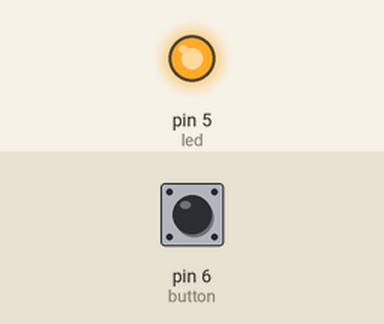
A sketch run on a simulated Arduino Uno, built with avr-gcc and run on an emulated ATmega328P. On the bench: output pins drawn as LEDs (lit = HIGH). Inputs (shaded band) come from the test bench; at power-on: pin 6 (button) HIGH.

Above: at 1.2 s.
1.3 s: pin 6 (button) pulled LOW for 0.15 s
At 1.37 s:
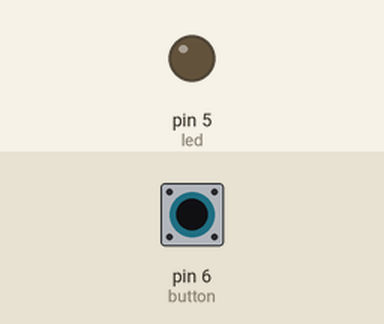
2.9 s: pin 6 (button) pulled LOW for 3.2 s
At 6.4 s:
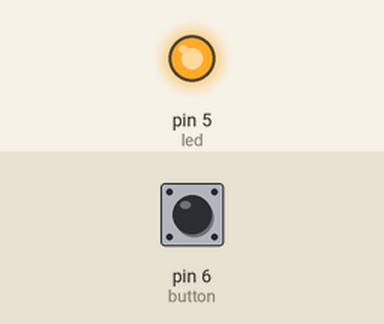
Timing chart, 0 to 7.9 s (numbered marks = the images above; inputs shaded):
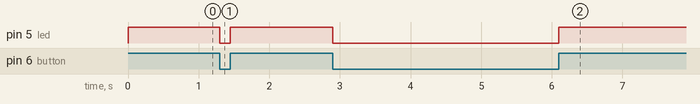

The sketch:

two_led_button.ino
```cpp
int led = 5;
int ledpin = 7;
int button = 6;
void setup() {
  pinMode(led, OUTPUT);
  pinMode(button, INPUT_PULLUP);

}
void loop() {
  int buttonstate = digitalRead(button);
  if(buttonstate == HIGH){
    digitalWrite(led,HIGH);
    digitalWrite(ledpin,LOW);
}else{
  digitalWrite(led,LOW);
  digitalWrite(ledpin, HIGH);
}
}
```

Measured:
- after the input at 1.3 s, pin 5 (led): HIGH → LOW at once, → HIGH 0.15 s later
- after the input at 2.9 s, pin 5 (led): HIGH → LOW at once, → HIGH 3.2 s later
